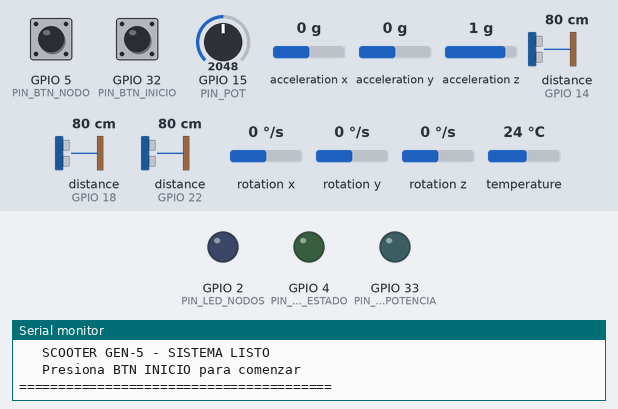
This program was run on a simulated ESP32. On the bench: output pins drawn as LEDs (lit = HIGH), the last lines printed to the serial monitor. The test bench sets the inputs (shaded band); at power-on: GPIO 32 (PIN_BTN_INICIO) HIGH, distance to the obstacle (sensors on GPIO 22, GPIO 14, GPIO 18) 80 cm, GPIO 5 (PIN_BTN_NODO) HIGH, GPIO 15 (PIN_POT) = 2048, acceleration x 0 g, acceleration y 0 g, acceleration z 1 g, rotation x 0 °/s, rotation y 0 °/s, rotation z 0 °/s, temperature 24 °C. The echo pulse lasts 58.3 µs per cm; pins used as bus, display or sensor lines are not drawn.

Above: at 1.7 s.
1.8 s: GPIO 32 (PIN_BTN_INICIO) pulled LOW for 0.15 s
At 3.0 s:
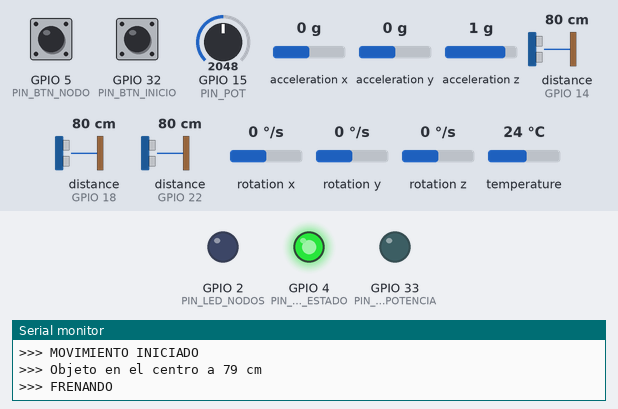
3.4 s: distance to the obstacle (sensor on GPIO 22) set to 193 cm
4.9 s: distance to the obstacle (sensor on GPIO 22) set to 203 cm
At 5.5 s:
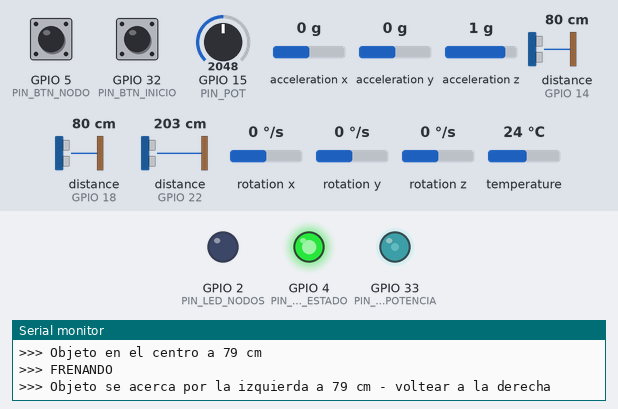
6.4 s: GPIO 5 (PIN_BTN_NODO) pulled LOW for 0.15 s
At 6.43 s:
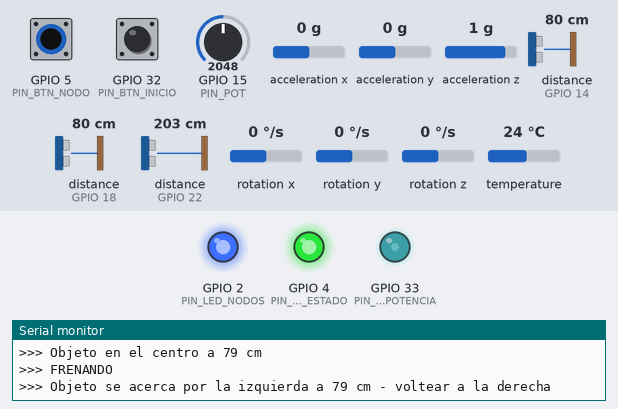
8.0 s: distance to the obstacle (sensor on GPIO 14) set to 120 cm
At 8.4 s:
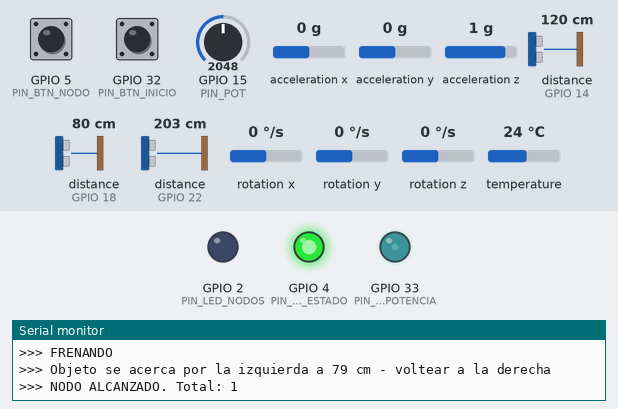
9.5 s: GPIO 5 (PIN_BTN_NODO) pulled LOW for 1 s
At 10.7 s:
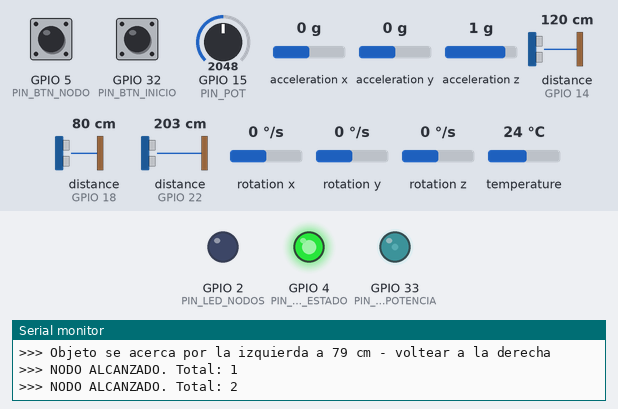
Timing chart, 0 to 12.5 s (numbered marks = the images above; inputs shaded):
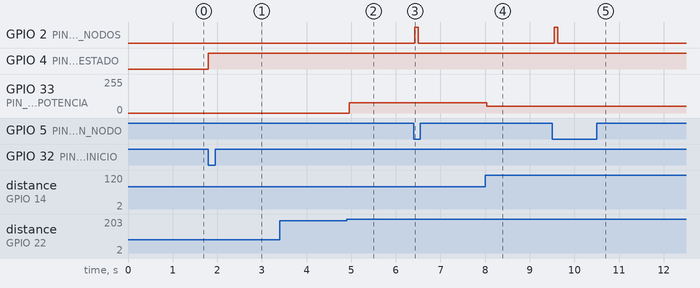

Measured:
- the behaviour switches between 198 and 199 cm on distance to the obstacle (sensor on GPIO 22) (found by bisection; images 1 and 2)
- after the input at 1.8 s, GPIO 4 (PIN_LED_ESTADO): LOW → HIGH at once
- after the input at 3.4 s, every drawn part: stays the same
- after the input at 4.9 s, GPIO 33 (PIN_LED_POTENCIA): 0/255 → 77/255 after 0.05 s
- after the input at 6.4 s, GPIO 2 (PIN_LED_NODOS): LOW → HIGH at once, → LOW 0.08 s later
- after the input at 8.0 s, GPIO 33 (PIN_LED_POTENCIA): 77/255 → 52/255 at once
- after the input at 9.5 s, GPIO 2 (PIN_LED_NODOS): LOW → HIGH after 0.05 s, → LOW 0.08 s later

The program:

main.cpp
```cpp
#include <Arduino.h>
#include <Adafruit_MPU6050.h>
#include <Adafruit_Sensor.h>
#include <Wire.h>

#define PIN_LED_ESTADO 4
#define PIN_LED_NODOS 2
#define PIN_LED_POTENCIA 33
#define PIN_BTN_INICIO 32
#define PIN_BTN_NODO 5
#define PIN_POT 15
#define PIN_SDA 26
#define PIN_SCL 27

#define TRIG_IZQ 25
#define ECHO_IZQ 14
#define TRIG_CEN 23
#define ECHO_CEN 22
#define TRIG_DER 19
#define ECHO_DER 18

#define CANAL_PWM 0
#define DEBOUNCE 300UL

Adafruit_MPU6050 mpu;
bool mpuOK = false;
bool viajeActivo = false;
int nodos = 0;

unsigned long tBtn1 = 0;
unsigned long tBtn2 = 0;

bool estadoBtn1 = HIGH;
bool estadoBtn2 = HIGH;

bool fIzq = false, fDer = false, fCen = false, fFreno = false;

float medir(int trig, int echo)
{
  digitalWrite(trig, LOW);
  delayMicroseconds(2);
  digitalWrite(trig, HIGH);
  delayMicroseconds(10);
  digitalWrite(trig, LOW);
  long us = pulseIn(echo, HIGH, 12000);
  if (us == 0)
    return 400.0f;
  float cm = us * 0.034f / 2.0f;
  return (cm > 400.0f) ? 400.0f : cm;
}

void terminarViaje(const char *motivo)
{
  viajeActivo = false;
  digitalWrite(PIN_LED_ESTADO, LOW);
  digitalWrite(PIN_LED_NODOS, LOW);
  ledcWrite(CANAL_PWM, 0);
  fIzq = fDer = fCen = fFreno = false;
  Serial.println();
  Serial.println("========================================");
  Serial.println("           FIN DEL VIAJE");
  Serial.print("  Motivo          : ");
  Serial.println(motivo);
  Serial.print("  Nodos recorridos: ");
  Serial.println(nodos);
  Serial.println("========================================");
  Serial.println("Presiona BTN INICIO para nuevo viaje.");
  Serial.println();
}

void setup()
{
  Serial.begin(115200);
  delay(500);

  pinMode(PIN_LED_ESTADO, OUTPUT);
  digitalWrite(PIN_LED_ESTADO, LOW);
  pinMode(PIN_LED_NODOS, OUTPUT);
  digitalWrite(PIN_LED_NODOS, LOW);

  ledcSetup(CANAL_PWM, 5000, 8);
  ledcAttachPin(PIN_LED_POTENCIA, CANAL_PWM);
  ledcWrite(CANAL_PWM, 0);

  pinMode(PIN_BTN_INICIO, INPUT_PULLUP);
  pinMode(PIN_BTN_NODO, INPUT_PULLUP);

  pinMode(TRIG_IZQ, OUTPUT);
  pinMode(ECHO_IZQ, INPUT);
  pinMode(TRIG_CEN, OUTPUT);
  pinMode(ECHO_CEN, INPUT);
  pinMode(TRIG_DER, OUTPUT);
  pinMode(ECHO_DER, INPUT);

  Wire.begin(PIN_SDA, PIN_SCL);
  if (mpu.begin())
  {
    mpuOK = true;
    mpu.setAccelerometerRange(MPU6050_RANGE_2_G);
    mpu.setGyroRange(MPU6050_RANGE_250_DEG);
    mpu.setFilterBandwidth(MPU6050_BAND_21_HZ);
  }

  estadoBtn1 = digitalRead(PIN_BTN_INICIO);
  estadoBtn2 = digitalRead(PIN_BTN_NODO);
  tBtn1 = millis();
  tBtn2 = millis();

  Serial.println("========================================");
  Serial.println("   SCOOTER GEN-5 - SISTEMA LISTO");
  Serial.println("   Presiona BTN INICIO para comenzar");
  Serial.println("========================================");
  Serial.println();
}

void loop()
{
  bool lecturaBtn1 = digitalRead(PIN_BTN_INICIO);
  bool lecturaBtn2 = digitalRead(PIN_BTN_NODO);

  if (estadoBtn1 == HIGH && lecturaBtn1 == LOW && millis() - tBtn1 > DEBOUNCE)
  {
    tBtn1 = millis();
    if (!viajeActivo)
    {
      viajeActivo = true;
      nodos = 0;
      fIzq = fDer = fCen = fFreno = false;
      digitalWrite(PIN_LED_ESTADO, HIGH);
      digitalWrite(PIN_LED_NODOS, LOW);
      Serial.println(">>> MOVIMIENTO INICIADO");
      Serial.println();
    }
    else
    {
      terminarViaje("BOTON INICIO");
    }
  }
  estadoBtn1 = lecturaBtn1;

  if (!viajeActivo)
  {
    ledcWrite(CANAL_PWM, 0);
    estadoBtn2 = lecturaBtn2;
    return;
  }

  if (estadoBtn2 == HIGH && lecturaBtn2 == LOW && millis() - tBtn2 > DEBOUNCE)
  {
    tBtn2 = millis();
    nodos++;
    digitalWrite(PIN_LED_NODOS, HIGH);
    delay(80);
    digitalWrite(PIN_LED_NODOS, LOW);
    Serial.print(">>> NODO ALCANZADO. Total: ");
    Serial.println(nodos);
  }
  estadoBtn2 = lecturaBtn2;

  if (mpuOK)
  {
    sensors_event_t a, g, temp;
    mpu.getEvent(&a, &g, &temp);
    if (abs(a.acceleration.x) > 4.0f || abs(a.acceleration.y) > 4.0f)
    {
      Serial.println(">>> SCOOTER CAIDO");
      terminarViaje("CAIDA DETECTADA");
      return;
    }
  }

  float dIzq = medir(TRIG_IZQ, ECHO_IZQ);
  float dCen = medir(TRIG_CEN, ECHO_CEN);
  float dDer = medir(TRIG_DER, ECHO_DER);

  float angActual = 90.0f;

  if (dCen < 200.0f)
  {
    if (!fCen)
    {
      Serial.print(">>> Objeto en el centro a ");
      Serial.print((int)dCen);
      Serial.println(" cm");
      fCen = true;
      fIzq = fDer = fFreno = false;
    }
    if (dCen < 100.0f && !fFreno)
    {
      Serial.println(">>> FRENANDO");
      fFreno = true;
    }
  }
  else if (dIzq < 200.0f)
  {
    angActual = (float)map((long)constrain((int)dIzq, 5, 200), 200L, 5L, 90L, 180L);
    if (!fIzq)
    {
      Serial.print(">>> Objeto se acerca por la izquierda a ");
      Serial.print((int)dIzq);
      Serial.println(" cm - voltear a la derecha");
      fIzq = true;
      fDer = fCen = fFreno = false;
    }
  }
  else if (dDer < 200.0f)
  {
    angActual = (float)map((long)constrain((int)dDer, 5, 200), 200L, 5L, 90L, 0L);
    if (!fDer)
    {
      Serial.print(">>> Objeto se acerca por la derecha a ");
      Serial.print((int)dDer);
      Serial.println(" cm - girando a la izquierda");
      fDer = true;
      fIzq = fCen = fFreno = false;
    }
  }
  else
  {
    if (fIzq || fDer || fCen)
    {
      Serial.println(">>> Objeto alejado - volviendo al centro");
      fIzq = fDer = fCen = fFreno = false;
    }
  }

  int potMax = map(analogRead(PIN_POT), 0, 4095, 0, 255);
  float desv = abs(angActual - 90.0f);
  int brillo = constrain((int)((desv / 90.0f) * potMax), 0, 255);
  ledcWrite(CANAL_PWM, brillo);

  delay(50);
}
```
